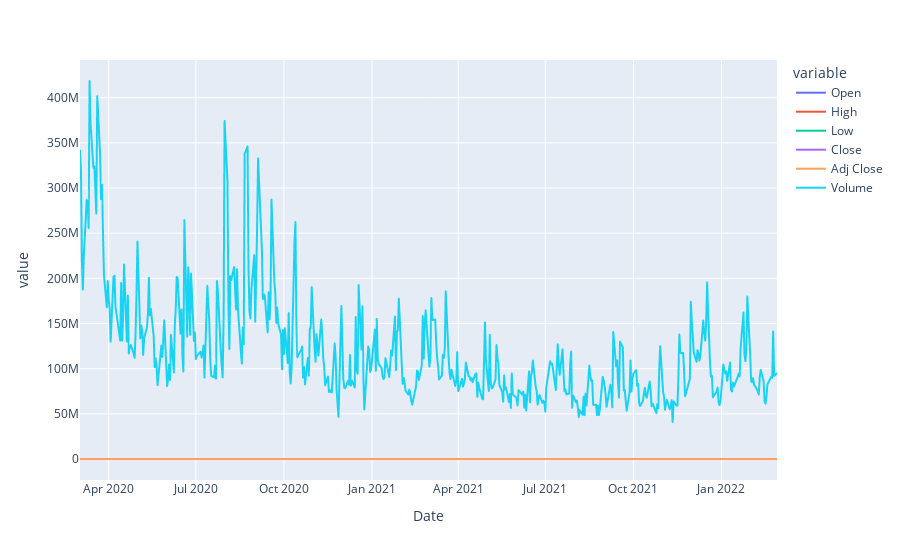

This figure's notebook cell:
### Markdown cell above
#### Line plot

### Code cell
# let’s visualize a line plot to see the trends in stock prices of Apple:

# Let's use the plotly library in Python here 
        # as it is easy to analyze data with plotly because of 
                # less code and 
                # interactive results.
            
import plotly.express as px
figure = px.line(df)
figure # showing Volume, one of many "variable"s

### Figure 1 — Plotly figure (JSON) as saved in the notebook; plotly's stock layout.template omitted (floating-point values rounded to 4 significant figures; data arrays with more than 128 entries replaced by an {"elided": "..."} marker saying what was removed)
{"data": [{"hovertemplate": "variable=Open<br>Date=%{x}<br>value=%{y}<extra></extra>", "legendgroup": "Open", "line": {"color": "#636efa", "dash": "solid"}, "marker": {"symbol": "circle"}, "mode": "lines", "name": "Open", "showlegend": true, "type": "scattergl", "x": {"elided": "504 str values"}, "xaxis": "x", "y": {"elided": "504 float values"}, "yaxis": "y"}, {"hovertemplate": "variable=High<br>Date=%{x}<br>value=%{y}<extra></extra>", "legendgroup": "High", "line": {"color": "#EF553B", "dash": "solid"}, "marker": {"symbol": "circle"}, "mode": "lines", "name": "High", "showlegend": true, "type": "scattergl", "x": {"elided": "504 str values"}, "xaxis": "x", "y": {"elided": "504 float values"}, "yaxis": "y"}, {"hovertemplate": "variable=Low<br>Date=%{x}<br>value=%{y}<extra></extra>", "legendgroup": "Low", "line": {"color": "#00cc96", "dash": "solid"}, "marker": {"symbol": "circle"}, "mode": "lines", "name": "Low", "showlegend": true, "type": "scattergl", "x": {"elided": "504 str values"}, "xaxis": "x", "y": {"elided": "504 float values"}, "yaxis": "y"}, {"hovertemplate": "variable=Close<br>Date=%{x}<br>value=%{y}<extra></extra>", "legendgroup": "Close", "line": {"color": "#ab63fa", "dash": "solid"}, "marker": {"symbol": "circle"}, "mode": "lines", "name": "Close", "showlegend": true, "type": "scattergl", "x": {"elided": "504 str values"}, "xaxis": "x", "y": {"elided": "504 float values"}, "yaxis": "y"}, {"hovertemplate": "variable=Adj Close<br>Date=%{x}<br>value=%{y}<extra></extra>", "legendgroup": "Adj Close", "line": {"color": "#FFA15A", "dash": "solid"}, "marker": {"symbol": "circle"}, "mode": "lines", "name": "Adj Close", "showlegend": true, "type": "scattergl", "x": {"elided": "504 str values"}, "xaxis": "x", "y": {"elided": "504 float values"}, "yaxis": "y"}, {"hovertemplate": "variable=Volume<br>Date=%{x}<br>value=%{y}<extra></extra>", "legendgroup": "Volume", "line": {"color": "#19d3f3", "dash": "solid"}, "marker": {"symbol": "circle"}, "mode": "lines", "name": "Volume", "showlegend": true, "type": "scattergl", "x": {"elided": "504 str values"}, "xaxis": "x", "y": {"elided": "504 int values"}, "yaxis": "y"}], "layout": {"legend": {"title": {"text": "variable"}, "tracegroupgap": 0}, "margin": {"t": 60}, "xaxis": {"anchor": "y", "domain": [0, 1], "title": {"text": "Date"}}, "yaxis": {"anchor": "x", "domain": [0, 1], "title": {"text": "value"}}}}
